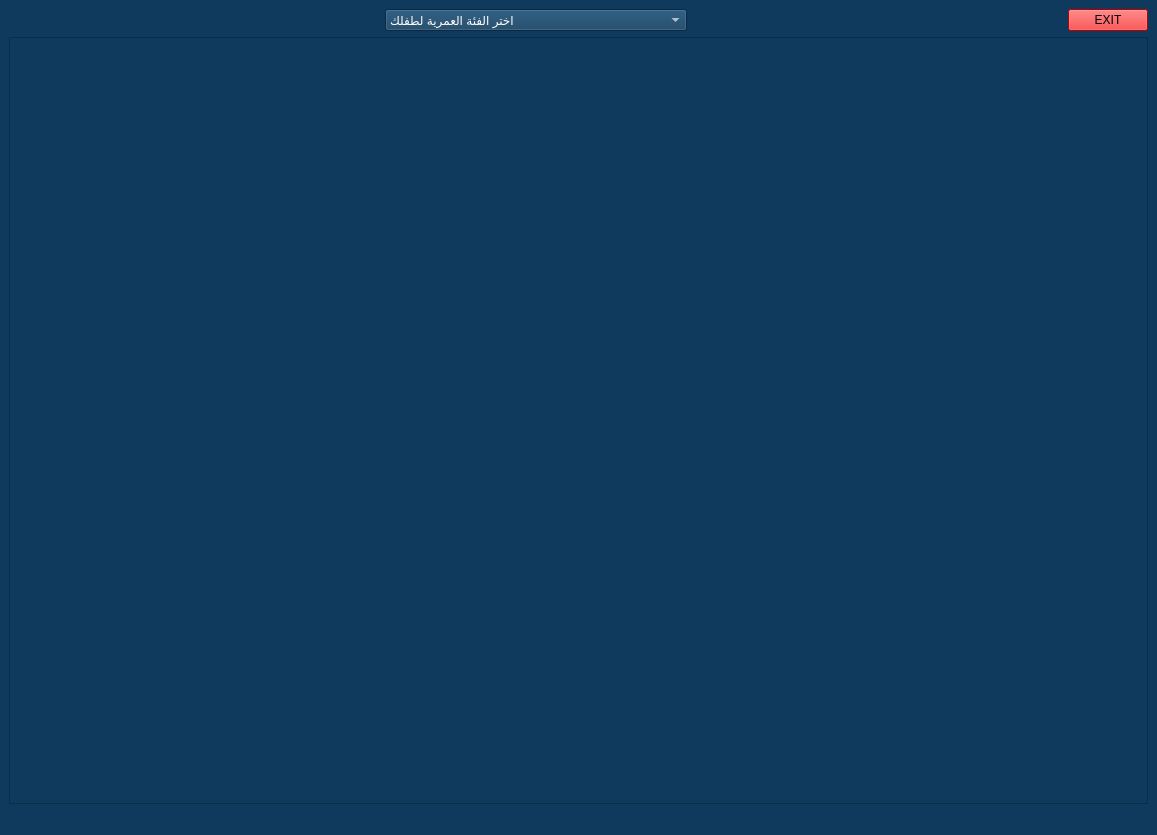
<?xml version="1.0" encoding="UTF-8"?>
<ui version="4.0">
 <class>math_girle</class>
 <widget class="QMainWindow" name="math_girle">
  <property name="geometry">
   <rect>
    <x>0</x>
    <y>0</y>
    <width>1157</width>
    <height>835</height>
   </rect>
  </property>
  <property name="windowTitle">
   <string>MainWindow</string>
  </property>
  <property name="styleSheet">
   <string notr="true">
background-color: rgb(15, 58, 93)
</string>
  </property>
  <widget class="QWidget" name="centralwidget">
   <layout class="QGridLayout" name="gridLayout">
    <item row="0" column="1">
     <widget class="QComboBox" name="comboBox">
      <property name="minimumSize">
       <size>
        <width>302</width>
        <height>0</height>
       </size>
      </property>
      <property name="styleSheet">
       <string notr="true">color: rgb(255, 255, 255);</string>
      </property>
      <item>
       <property name="text">
        <string>اختر الفئة العمرية لطفلك </string>
       </property>
      </item>
      <item>
       <property name="text">
        <string>0 – 6 أشهر</string>
       </property>
      </item>
      <item>
       <property name="text">
        <string>7 – 12 شهرا</string>
       </property>
      </item>
      <item>
       <property name="text">
        <string>1 – 3 سنوات</string>
       </property>
      </item>
      <item>
       <property name="text">
        <string>4 – 6 سنوات</string>
       </property>
      </item>
      <item>
       <property name="text">
        <string>7 – 12 سنة</string>
       </property>
      </item>
      <item>
       <property name="text">
        <string>13 – 18 سنة</string>
       </property>
      </item>
     </widget>
    </item>
    <item row="0" column="2">
     <spacer name="horizontalSpacer">
      <property name="orientation">
       <enum>Qt::Horizontal</enum>
      </property>
      <property name="sizeHint" stdset="0">
       <size>
        <width>367</width>
        <height>20</height>
       </size>
      </property>
     </spacer>
    </item>
    <item row="0" column="0">
     <spacer name="horizontalSpacer_2">
      <property name="orientation">
       <enum>Qt::Horizontal</enum>
      </property>
      <property name="sizeHint" stdset="0">
       <size>
        <width>366</width>
        <height>20</height>
       </size>
      </property>
     </spacer>
    </item>
    <item row="0" column="3">
     <widget class="QPushButton" name="pushButton">
      <property name="styleSheet">
       <string notr="true">background-color: rgb(255, 0, 0);</string>
      </property>
      <property name="text">
       <string>EXIT</string>
      </property>
     </widget>
    </item>
    <item row="1" column="0" colspan="4">
     <widget class="QTextBrowser" name="textBrowser">
      <property name="styleSheet">
       <string notr="true">font: 11pt &quot;Segoe UI&quot;;
color: rgb(255, 255, 255);</string>
      </property>
     </widget>
    </item>
   </layout>
  </widget>
  <widget class="QMenuBar" name="menubar">
   <property name="geometry">
    <rect>
     <x>0</x>
     <y>0</y>
     <width>1157</width>
     <height>21</height>
    </rect>
   </property>
  </widget>
  <widget class="QStatusBar" name="statusbar"/>
 </widget>
 <resources/>
 <connections/>
</ui>
